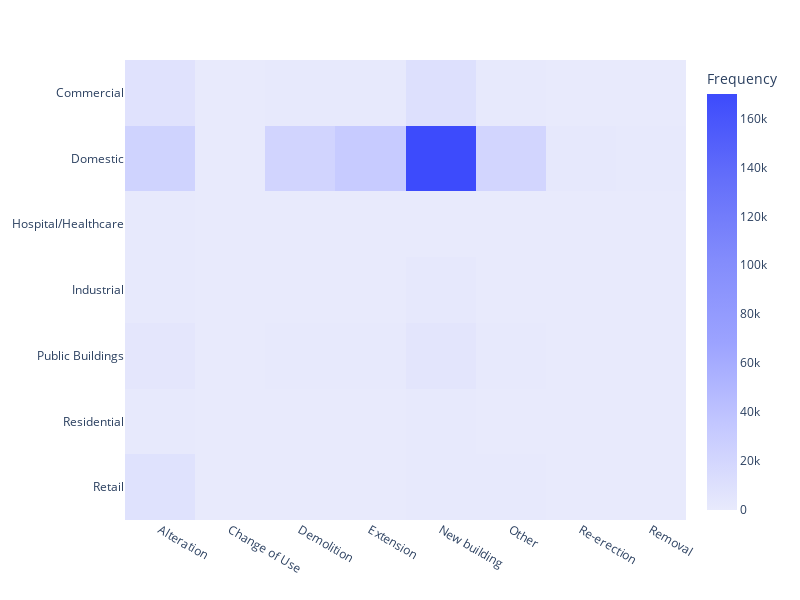

This figure's notebook cell:
### Code cell
# Colour midpoint change not working...


colours = ['#c4c8ff','#9ca3ff','#838cfc','#636efa','#3d4bfc']

fig = px.imshow(construction_by_use,
                labels=dict(x='BASIS NOW', y='BASIS Building Use', color = 'Frequency', showgrid = False, transpose = True),
                width=800, height=600,
                aspect= 'auto',
                color_continuous_scale=['#e8eafc','#c4c8ff','#9ca3ff','#838cfc','#636efa','#3d4bfc'],
                color_continuous_midpoint=(100000),
                range_color= [0,170000]
               )

fig.update_layout(xaxis_showgrid=False, yaxis_showgrid=False, plot_bgcolor= 'white', 
                  hoverlabel=dict(bgcolor="white",
                                  font_size=14,
                                  font_family="Arial",
                                  font_color='Black',
                                  bordercolor="rgba(255,255,255,255)"))
fig.update_annotations('Frequency')

fig.update_yaxes(title= None)
fig.update_xaxes(title= None)

fig.show()
fig.write_html(f'{visuals}Construction_By_Use.html')
#px.offline.plot(data, filename='file.html')

### Figure 1 — Plotly figure (JSON) as saved in the notebook; plotly's stock layout.template omitted (floating-point values rounded to 4 significant figures)
{"data": [{"coloraxis": "coloraxis", "hovertemplate": "BASIS NOW: %{x}<br>BASIS Building Use: %{y}<br>Frequency: %{z}<extra></extra>", "name": "0", "type": "heatmap", "x": ["Alteration", "Change of Use", "Demolition", "Extension", "New building", "Other", "Re-erection", "Removal"], "xaxis": "x", "y": ["Commercial", "Domestic", "Hospital/Healthcare", "Industrial", "Public Buildings", "Residential", "Retail"], "yaxis": "y", "z": [[7581, 320, 700, 796, 10314, 959, 106, 30], [23243, 434, 21911, 30995, 182340, 20852, 1677, 808], [808, 18, 46, 103, 266, 102, 3, 3], [1113, 52, 292, 401, 2361, 216, 32, 12], [4020, 294, 658, 831, 5103, 745, 85, 23], [803, 313, 68, 65, 888, 123, 23, 1], [8407, 197, 415, 348, 1289, 699, 57, 14]]}], "layout": {"coloraxis": {"cmax": 170000, "cmid": 100000, "cmin": 0, "colorbar": {"title": {"text": "Frequency"}}, "colorscale": [[0, "#e8eafc"], [0.2, "#c4c8ff"], [0.4, "#9ca3ff"], [0.6, "#838cfc"], [0.8, "#636efa"], [1, "#3d4bfc"]]}, "height": 600, "hoverlabel": {"bgcolor": "white", "bordercolor": "rgba(255,255,255,255)", "font": {"color": "Black", "family": "Arial", "size": 14}}, "margin": {"t": 60}, "plot_bgcolor": "white", "width": 800, "xaxis": {"anchor": "y", "domain": [0, 1], "showgrid": false, "title": {}}, "yaxis": {"anchor": "x", "autorange": "reversed", "domain": [0, 1], "showgrid": false, "title": {}}}}
